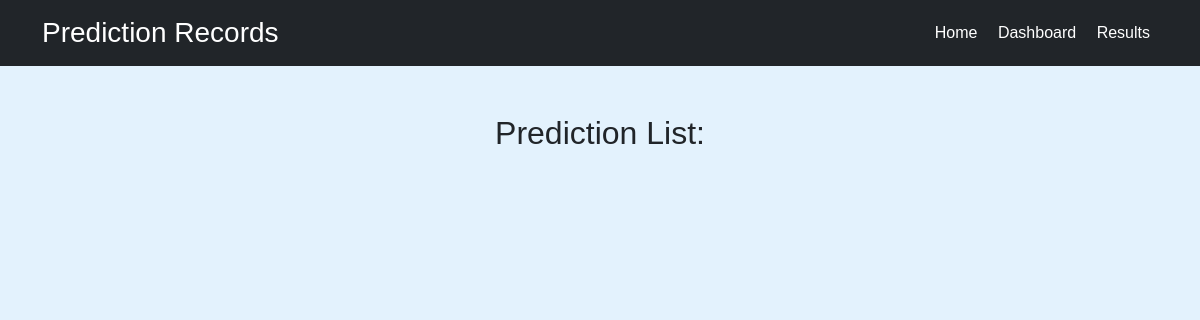
The page /results/ (signed in) on the database as committed earlier.
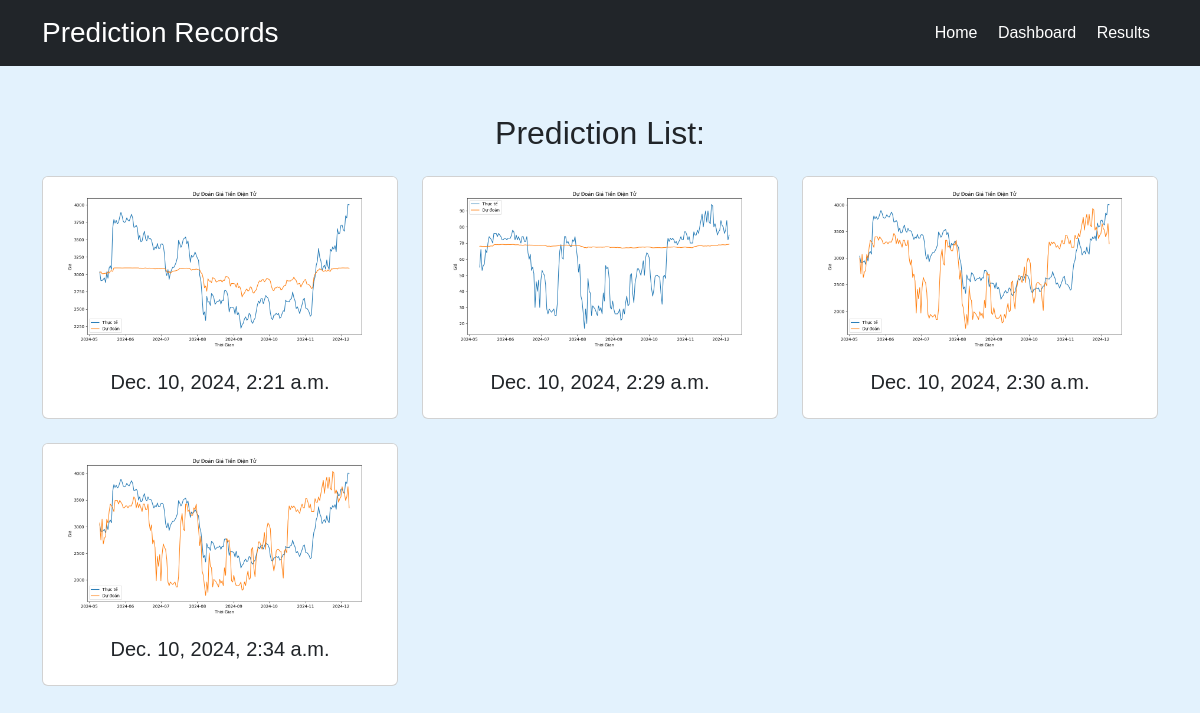
The same page on the database as committed later.
### finance/models.py (models this page shows, shortened)
class Result(models.Model):
    user = models.ForeignKey('auth.User', on_delete=models.CASCADE)
    historical_data = models.ForeignKey(HistoricalData, on_delete=models.CASCADE, related_name='result_data')
    result = models.ImageField(upload_to='image/', blank=True, null=True)
    uploaded_at = models.DateTimeField(auto_now_add=True)

class HistoricalData(models.Model):
    user = models.ForeignKey('auth.User', on_delete=models.CASCADE)
    csv_file = models.FileField(upload_to='csv_upload/')
    uploaded_at = models.DateTimeField(auto_now_add=True)

### finance/views.py (the view)
# urls.py: path('results/', views.results, name='result'),
@login_required(login_url='signin')
def results(request):
    results = Result.objects.filter(user=request.user)
    return render(request, 'src/results.html', {'results': results})

### finance/templates/src/results.html (shortened to what this page needs)
{% extends 'base.html' %}
{% block content %}
{% include 'navbar.html' %}
<div class="container mt-5">
    <h2 class="text-center mb-4">Prediction List:</h2>
    <div class="row">
        {% for key in results %}
        <div class="col-md-4 mb-4">
            <div class="card hover-zoom">
                <img src="{{ key.result.url }}" class="card-img-top img-fluid" alt="Image" data-toggle="modal" data-target="#imageModal{{ forloop.counter }}">
                <div class="card-body">
                    <h5 class="card-title text-center">{{ key.historical_data.uploaded_at }}</h5>
                </div>
            </div>
        </div>
        {% endfor %}
    </div>
</div>
{% endblock %}

### finance/templates/base.html (shortened to what this page needs)
<html>
<head>
    <link href="https://cdn.jsdelivr.net/npm/bootstrap@5.3.3/dist/css/bootstrap.min.css" rel="stylesheet"
>
</head>
<body>
    {% block content %}{% endblock %}
</body>
</html>

### finance/templates/navbar.html
    <header class="bg-dark text-white py-3">
        <div class="container">
            <div class="d-flex justify-content-between align-items-center">
                <h1 class="h3 mb-0">Prediction Records</h1>
                <nav>
                    <a href="/" class="text-white mx-2">Home</a>
                    <a href="/index" class="text-white mx-2">Dashboard</a>
                    <a href="/results" class="text-white mx-2">Results</a>
                </nav>
            </div>
        </div>
    </header>

### finance/templates/base.html (style rules this page uses)
body { font-family: Arial, sans-serif; justify-content: center; align-items: center; height: 100vh; background-color: #e3f2fd; margin: 0; }
a { text-decoration: none; }

### finance/templates/src/results.html (style rules this page uses)
.hover-zoom { transition: transform 0.3s ease-in-out; }

Rows that differ between the two databases and show on the page:
added Result: result (picture), historical_data.uploaded_at "Dec. 10, 2024, 2:21 a.m."
added Result: result (picture), historical_data.uploaded_at "Dec. 10, 2024, 2:29 a.m."
added Result: result (picture), historical_data.uploaded_at "Dec. 10, 2024, 2:30 a.m."
added Result: result (picture), historical_data.uploaded_at "Dec. 10, 2024, 2:34 a.m."
